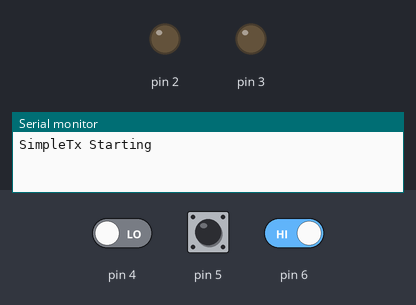
Recording of a sketch running on a simulated Arduino Uno, built with avr-gcc and run on an emulated ATmega328P. On the bench: output pins drawn as LEDs (lit = HIGH), the last lines printed to the serial monitor. Inputs (shaded band) come from the test bench; at power-on: pin 6 HIGH, pin 4 LOW, pin 5 HIGH. No radio packets arrive unless stated.

Above: at 1.2 s.
1.3 s: pin 6 driven LOW
At 2.0 s:
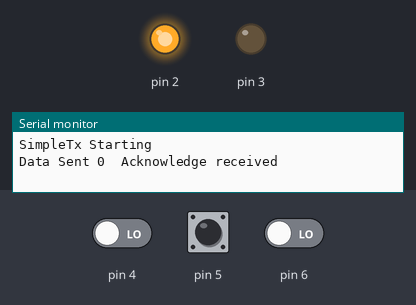
Timing chart, 0 to 4.3 s (numbered marks = the images above; inputs shaded):
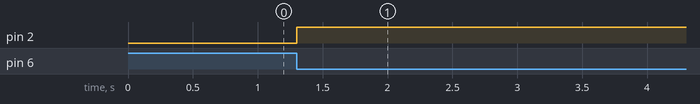

The sketch:

dcmotor_txd.ino
```cpp
#include <SPI.h>
#include <nRF24L01.h>
#include <RF24.h>


#define CE_PIN   7
#define CSN_PIN 8

const byte slaveAddress = 'R';

RF24 radio(CE_PIN, CSN_PIN); // Create a Radio

int dataToSend=1;
int dataToSend1=0;
int dataToSend2=2;

void setup() {

    Serial.begin(9600);

    Serial.println("SimpleTx Starting");

    radio.begin();
    radio.setDataRate( RF24_250KBPS );
    radio.setRetries(3,5); // delay, count
    radio.openWritingPipe(slaveAddress);
    pinMode(2,OUTPUT);
    pinMode(3,OUTPUT);
    pinMode(4,INPUT);
    pinMode(5,INPUT);
    pinMode(6,INPUT);

}

//====================

void loop() {
        if(digitalRead(4)==HIGH&&digitalRead(5)==LOW&&digitalRead(6)==LOW)
        {
        digitalWrite(2,HIGH);
        digitalWrite(3,LOW);
        delay(1000);
        //dataToSend[1] = {1};
        send();
        }
        else if(digitalRead(4)==LOW&&digitalRead(5)==HIGH&&digitalRead(6)==LOW)
        {
        digitalWrite(2,HIGH);
        digitalWrite(3,LOW);
        send1();
        delay(1000);
        }
        else if(digitalRead(4)==LOW&&digitalRead(5)==LOW&&digitalRead(6)==HIGH)
        {
        digitalWrite(2,LOW);
        digitalWrite(3,LOW);
        send2();
        delay(1000);
        }

}

//====================

void send()
  {

      bool rslt;
        {
        rslt = radio.write( &dataToSend, sizeof(dataToSend) );
            // Always use sizeof() as it gives the size as the number of bytes.
            // For example if dataToSend was an int sizeof() would correctly return 2
        }
      Serial.print("Data Sent ");
      Serial.print(dataToSend);
      delay(300);

      if (rslt)
         {
          Serial.println("  Acknowledge received");
         }
      else
        {
          Serial.println("  Tx failed");
        }
}
void send1()
  {

      bool rslt;
        {
        rslt = radio.write( &dataToSend1, sizeof(dataToSend1) );
            // Always use sizeof() as it gives the size as the number of bytes.
            // For example if dataToSend was an int sizeof() would correctly return 2
        }
      Serial.print("Data Sent ");
      Serial.print(dataToSend1);
      delay(300);

      if (rslt)
         {
          Serial.println("  Acknowledge received");
         }
      else
        {
          Serial.println("  Tx failed");
        }
}
void send2()
  {

      bool rslt;
        {
        rslt = radio.write( &dataToSend2, sizeof(dataToSend2) );
            // Always use sizeof() as it gives the size as the number of bytes.
            // For example if dataToSend was an int sizeof() would correctly return 2
        }
      Serial.print("Data Sent ");
      Serial.print(dataToSend2);
      delay(300);

      if (rslt)
         {
          Serial.println("  Acknowledge received");
         }
      else
        {
          Serial.println("  Tx failed");
        }
}
```

Measured:
- after the input at 1.3 s, pin 2: LOW → HIGH at once
